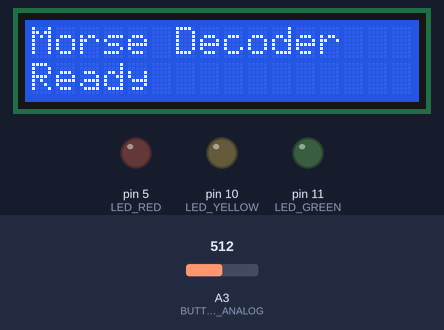
Bench run of a sketch on a simulated Arduino Uno, built with avr-gcc and run on an emulated ATmega328P. Shown: 16×2 character LCD, output pins drawn as LEDs (lit = HIGH). Inputs (shaded band) come from the test bench; at power-on: A3 (BUTTON_ANALOG) = 512.

Above: at 0.1 s.
2.8 s: A3 (BUTTON_ANALOG) set to 485
At 5.3 s:
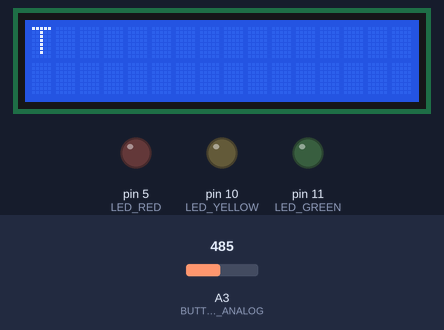
5.8 s: A3 (BUTTON_ANALOG) set to 510
At 7.0 s:
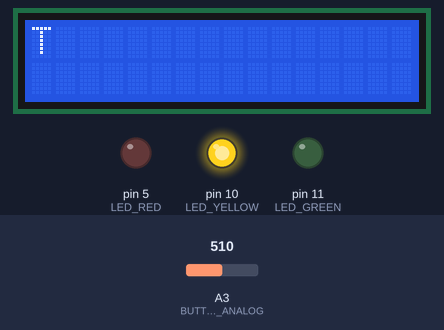
7.3 s: A3 (BUTTON_ANALOG) set to 490
At 9.9 s:
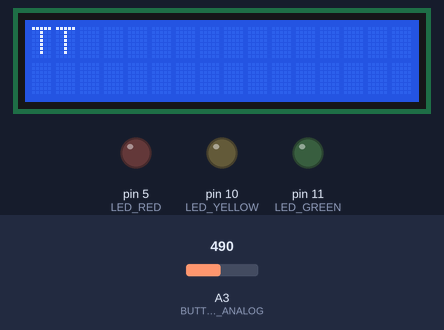
10.3 s: A3 (BUTTON_ANALOG) set to 511
At 10.6 s:
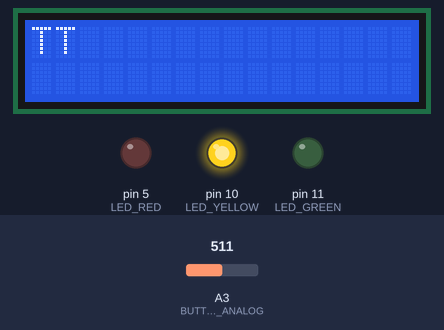
11.8 s: A3 (BUTTON_ANALOG) set to 306
At 14.5 s:
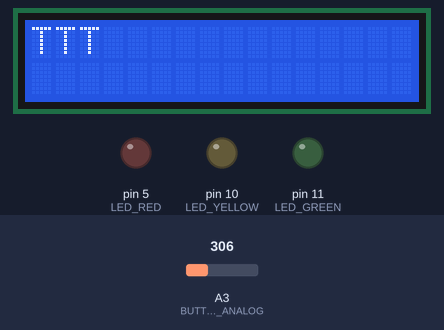
Timing chart, 0 to 15.8 s (numbered marks = the images above; inputs shaded):
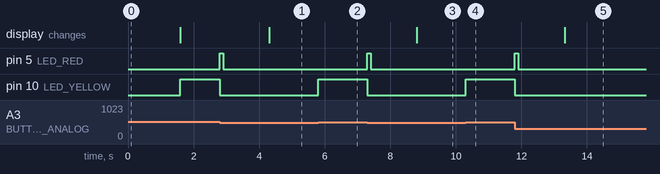

Measured:
- the behaviour switches between 500 and 499 on A3 (BUTTON_ANALOG) (found by bisection; images 0 and 1)
- after the input at 2.8 s, pin 5 (LED_RED): LOW → HIGH at once, → LOW 0.10 s later; pin 10 (LED_YELLOW): HIGH → LOW at once; the display: changes after 1.5 s (image 1)
- after the input at 5.8 s, pin 10 (LED_YELLOW): LOW → HIGH at once
- after the input at 7.3 s, pin 5 (LED_RED): LOW → HIGH at once, → LOW 0.10 s later; pin 10 (LED_YELLOW): HIGH → LOW at once; the display: changes after 1.5 s (image 3)
- after the input at 10.3 s, pin 10 (LED_YELLOW): LOW → HIGH at once
- after the input at 11.8 s, pin 5 (LED_RED): LOW → HIGH at once, → LOW 0.10 s later; pin 10 (LED_YELLOW): HIGH → LOW at once; the display: changes after 1.5 s (image 5)

The sketch:

20_Morse_Code_Decoding_Game.ino
```cpp
#include <Wire.h>
#include <LiquidCrystal_I2C.h>

/*
  =================== Hardware Definitions ===================
*/

// LED pin definitions
#define LED_RED     5
#define LED_YELLOW  10
#define LED_GREEN   11

// All three buttons share one analog input pin
#define BUTTON_ANALOG A3

/*
  =================== LCD Parameters ===================
*/
#define COLUMNS 16   // Number of LCD columns
#define ROWS    2    // Number of LCD rows

// Create an LCD object using PCF8574 I2C expander
LiquidCrystal_I2C lcd(
  PCF8574_ADDR_A21_A11_A01,  // I2C address of PCF8574
  4, 5, 6, 16,              // RS, RW, EN, Backlight
  11, 12, 13, 14,           // D4, D5, D6, D7
  POSITIVE                  // Backlight polarity
);

/*
  =================== Morse Code Table ===================
  Index corresponds to letters A–Z
*/
const char* morseCodes[] = {
  ".-",    // A
  "-...",  // B
  "-.-.",  // C
  "-..",   // D
  ".",     // E
  "..-.",  // F
  "--.",   // G
  "....",  // H
  "..",    // I
  ".---",  // J
  "-.-",   // K
  ".-..",  // L
  "--",    // M
  "-.",    // N
  "---",   // O
  ".--.",  // P
  "--.-",  // Q
  ".-.",   // R
  "...",   // S
  "-",     // T
  "..-",   // U
  "...-",  // V
  ".--",   // W
  "-..-",  // X
  "-.--",  // Y
  "--.."   // Z
};

// Corresponding alphabet characters
const char letters[] = "ABCDEFGHIJKLMNOPQRSTUVWXYZ";

/*
  =================== Timing & Threshold Parameters ===================
*/
const int SHORT_PRESS_THRESHOLD = 500;     // Short press < 500ms → dot
const int CHAR_INTERVAL = 1500;            // Idle time to auto-decode a character
const int CLEAR_SCREEN_THRESHOLD = 1000;   // Long press > 1s → clear screen
const int BLINK_INTERVAL = 200;             // LED blink interval (ms)

/*
  =================== Analog Button Ranges ===================
  (Must match your resistor ladder hardware)
*/
const int MORSE_BTN_RANGE[2]  = {500, 520};  // Morse input button
const int SPACE_BTN_RANGE[2]  = {680, 690};  // Space button
const int DELETE_BTN_RANGE[2] = {845, 860};  // Delete / clear button

/*
  =================== Global Variables ===================
*/
String currentMorse = "";   // Current Morse sequence being entered
String displayText  = "";   // Full text displayed on LCD (history preserved)

unsigned long buttonPressTime = 0;         // Timestamp when a button is pressed
unsigned long lastButtonReleaseTime = 0;  // Timestamp of last button release

bool morseBtnPressed  = false;   // Morse button state
bool spaceBtnPressed  = false;   // Space button state
bool deleteBtnPressed = false;   // Delete button state

/*
  =================== Function Declarations ===================
*/
char decodeMorse(String morse);
void resetMorseInput();
void updateLCDDisplay();
void blinkRedLED(int times);

/*
  =================== Setup Function ===================
*/
void setup() {
  Serial.begin(115200);   // Initialize serial communication for debugging

  // Initialize LED pins
  pinMode(LED_RED, OUTPUT);
  pinMode(LED_YELLOW, OUTPUT);
  pinMode(LED_GREEN, OUTPUT);

  // Initialize LCD
  lcd.begin(COLUMNS, ROWS, LCD_5x8DOTS);
  lcd.clear();
  lcd.backlight();

  // Startup message
  lcd.setCursor(0, 0);
  lcd.print(F("Morse Decoder"));
  lcd.setCursor(0, 1);
  lcd.print(F("Ready"));

  delay(1500);
  lcd.clear();
}

/*
  =================== Main Loop ===================
*/
void loop() {
  // Read the shared analog button value
  int val = analogRead(BUTTON_ANALOG);

  // Handle each button based on analog value
  handleMorseButton(val);
  handleSpaceButton(val);
  handleDeleteButton(val);

  delay(10);  // Simple debounce delay
}

/*
  =================== Morse Input Button ===================
  Short press → dot
  Long press  → dash
*/
void handleMorseButton(int val) {
  bool active = (val >= MORSE_BTN_RANGE[0] && val <= MORSE_BTN_RANGE[1]);

  // Button pressed
  if (active && !morseBtnPressed) {
    morseBtnPressed = true;
    buttonPressTime = millis();
    digitalWrite(LED_YELLOW, HIGH);  // Yellow LED indicates button hold
  }
  // Button released
  else if (!active && morseBtnPressed) {
    morseBtnPressed = false;
    digitalWrite(LED_YELLOW, LOW);

    unsigned long duration = millis() - buttonPressTime;
    lastButtonReleaseTime = millis();

    // Determine dot or dash
    if (duration < SHORT_PRESS_THRESHOLD) {
      currentMorse += ".";
      digitalWrite(LED_GREEN, HIGH);
    } else {
      currentMorse += "-";
      digitalWrite(LED_RED, HIGH);
    }

    delay(100);
    digitalWrite(LED_GREEN, LOW);
    digitalWrite(LED_RED, LOW);
  }

  // Auto-decode if idle timeout reached
  if (!active && currentMorse.length() > 0) {
    if (millis() - lastButtonReleaseTime > CHAR_INTERVAL) {
      char c = decodeMorse(currentMorse);
      displayText += c;
      updateLCDDisplay();
      resetMorseInput();
    }
  }
}

/*
  =================== Space Button ===================
  Adds a space character
*/
void handleSpaceButton(int val) {
  bool active = (val >= SPACE_BTN_RANGE[0] && val <= SPACE_BTN_RANGE[1]);

  if (active && !spaceBtnPressed) {
    spaceBtnPressed = true;
    digitalWrite(LED_GREEN, HIGH);  // Green LED indicates space key
  }
  else if (!active && spaceBtnPressed) {
    spaceBtnPressed = false;
    digitalWrite(LED_GREEN, LOW);

    displayText += " ";
    updateLCDDisplay();
    delay(100);
  }
}

/*
  =================== Delete Button ===================
  Short press → delete last character
  Long press  → clear screen
*/
void handleDeleteButton(int val) {
  bool active = (val >= DELETE_BTN_RANGE[0] && val <= DELETE_BTN_RANGE[1]);

  if (active && !deleteBtnPressed) {
    deleteBtnPressed = true;
    buttonPressTime = millis();
    digitalWrite(LED_RED, HIGH);
  }
  else if (deleteBtnPressed) {
    unsigned long pressTime = millis() - buttonPressTime;

    // Long press: clear entire display
    if (pressTime >= CLEAR_SCREEN_THRESHOLD) {
      displayText = "";
      lcd.clear();
      blinkRedLED(3);
      deleteBtnPressed = false;
      digitalWrite(LED_RED, LOW);
    }
    // Short press: delete last character
    else if (!active) {
      if (displayText.length() > 0) {
        displayText.remove(displayText.length() - 1);
        updateLCDDisplay();
      }
      deleteBtnPressed = false;
      digitalWrite(LED_RED, LOW);
      delay(100);
    }
  }
}

/*
  =================== Utility Functions ===================
*/

// Convert Morse code string to corresponding letter
char decodeMorse(String morse) {
  for (int i = 0; i < 26; i++) {
    if (morse == morseCodes[i]) return letters[i];
  }
  return '?';  // Unknown Morse sequence
}

// Reset current Morse input state
void resetMorseInput() {
  currentMorse = "";
  lastButtonReleaseTime = millis();
}

// Update LCD display while preserving text history
void updateLCDDisplay() {
  lcd.clear();
  if (displayText.length() <= COLUMNS) {
    lcd.setCursor(0, 0);
    lcd.print(displayText);
  } else {
    lcd.setCursor(0, 0);
    lcd.print(displayText.substring(0, COLUMNS));
    lcd.setCursor(0, 1);
    lcd.print(displayText.substring(COLUMNS));
  }
}

// Blink the red LED a given number of times
void blinkRedLED(int times) {
  for (int i = 0; i < times; i++) {
    digitalWrite(LED_RED, HIGH);
    delay(BLINK_INTERVAL);
    digitalWrite(LED_RED, LOW);
    delay(BLINK_INTERVAL);
  }
}
```
